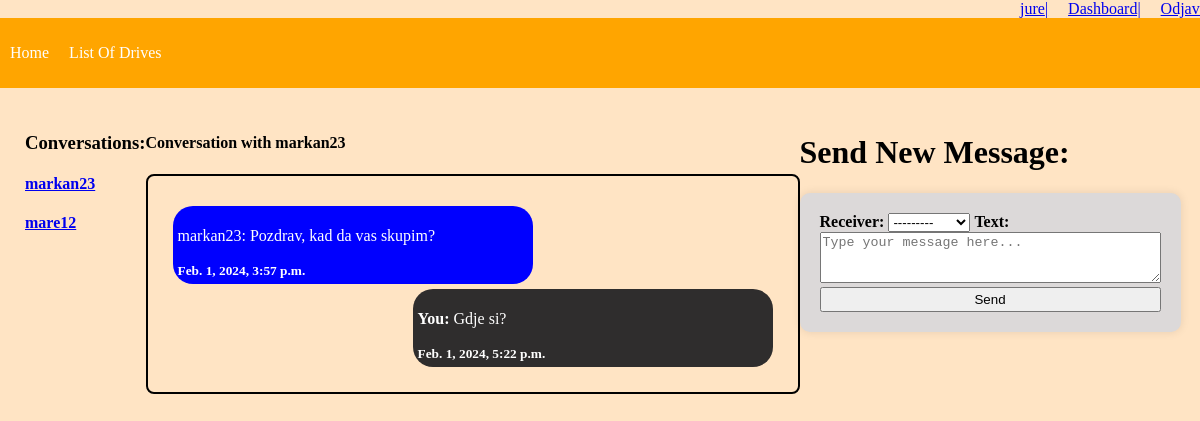
/messenger/2/ (signed in), run on the app's committed database.
### messenger/models.py (models this page shows, shortened)
class Message(models.Model):
    m_sender = models.ForeignKey(User, on_delete=models.CASCADE,related_name="m_sender")
    m_receiver = models.ForeignKey(User, on_delete=models.CASCADE,related_name="m_receiver")
    sent_at = models.DateTimeField(default=timezone.now)
    text = models.CharField(max_length=5000)
    @classmethod
    def get_all_conversations(cls, user):
        messages = cls.objects.filter(models.Q(m_sender=user) | models.Q(m_receiver=user))
        users_in_conversations = User.objects.filter(
            id__in=messages.values_list('m_sender', flat=True).union(messages.values_list('m_receiver', flat=True))
        ).distinct()
        users_in_conversations = users_in_conversations.exclude(id=user.id)
        return users_in_conversations
    @classmethod
    def get_all_messages(cls, user, other_user):
        messages = cls.objects.filter(
            (models.Q(m_sender=user) & models.Q(m_receiver=other_user)) |
            (models.Q(m_sender=other_user) & models.Q(m_receiver=user))
        ).order_by('-sent_at')
        return messages

### messenger/views.py (the view)
# urls.py: path("<int:user_id>/", views.messages_from_conversations, name="messages_from_conversations"),
@login_required
def messages_from_conversations(request, user_id=None):
    user = request.user
    my_conversations = Message.get_all_conversations(user)
    other_user, all_messages = None, None
    form = MessageForm()
    if user_id:
        other_user = get_object_or_404(User, pk=user_id)
        all_messages = Message.get_all_messages(user, other_user)
    if request.method == 'POST':
        form = MessageForm(request.POST)
        if form.is_valid():
            message = form.save(commit=False)
            message.m_sender = request.user
            message.m_receiver = form.cleaned_data['receiver']
            message.save()
    else:
        form = MessageForm()
    context = {
        'my_conversations': my_conversations,
        'other_user': other_user,
        'all_messages': all_messages,
        'form':form
    }
    return render(request, 'messenger/messenger.html', context)

### transit/forms.py
class MessageForm(forms.ModelForm):
    receiver = forms.ModelChoiceField(queryset=User.objects.all(), label='Receiver', widget=forms.Select)
    class Meta:
        model = Message
        fields = ['receiver', 'text']
    def __init__(self, *args, **kwargs):
        super(MessageForm, self).__init__(*args, **kwargs)
        self.fields['text'].widget = forms.Textarea(attrs={'rows': 3, 'placeholder': 'Type your message here...'})

### messenger/templates/messenger/messenger.html (shortened to what this page needs)
{% extends 'transit/base.html' %}
{% block content %}
<div class="messenger">
    <div style="flex: 2;">
        <h3>Conversations:</h3>
        <div>
            {% for conversation in my_conversations %}
                <a href="{% url 'messenger:messages_from_conversations' user_id=conversation.id %}">
                    <h4>{{ conversation.username }}</h4>
                </a>
            {% endfor %}
        </div>
    </div>
    <div style="flex: 6;">
    {% if other_user %}
        <h4>Conversation with {{ other_user.username }}</h4>
        <div class="messages">
            {% for message in all_messages reversed %}
            {% if message.m_sender == request.user %}
                <div class="message1" style="background-color: rgb(47, 45, 45); color: white;">{% else %}
                <div class="message2" style="background-color:blue; color: white;">{% endif %}
                {% if message.m_sender == request.user %}
                    <p><strong>You: </strong>{{ message.text }}</p>
                {% else %}
                    <p>{{ message.m_sender.username }}: {{ message.text }}</p>
                {% endif %}
                <small><b>{{ message.sent_at }}</b></small>
            </div>
            {% endfor %}
        </div>
    {% endif %}
    </div>
    <div>
    <h1>Send New Message:</h1>
    <form class="site-form" method="post">
        {{ form }}
        <input type="submit" value="Send">
     </form>
    </div>
</div>
{% endblock %}

### transit/templates/transit/base.html (shortened to what this page needs)
{% load static %}
<!DOCTYPE html>
<html>
<head>
    <link rel="stylesheet" type="text/css" href="{% static 'css\styles.css' %}">
</head>
<body>
    <div class="login">
        {% if user.is_authenticated %}
            <div class="profile-details">
            <ul>
                <li><a href="{% url 'profile' %}"> {{user.username }}|</a></li>
                {% if user.account.driver == True %}
                <li><a href="{% url 'driver_dashboard' %}">Dashboard|</a></li>
                {% else %}
                <li><a href="{% url 'user_dashboard' %}"> Dashboard|</a></li>
                {% endif %}
                <li><a href="{% url 'logout' %}">Odjava</a></li>
            </ul>
            </div>
        {% endif %}
    </div>
    <nav>
        <ul>
        <li><a href="{% url 'home' %}"><p>Home</p></a></li>
        <li><a href="{% url 'list_of_drives' %}"><p>List Of Drives</p></a></li>
    </nav>
    <div class="content">
        {% block content %}
        {% endblock %}
    </div>
</body>
</html>

### transit/static/css/styles.css (style rules this page uses)
ul { list-style-type: none; }
body { margin: 0; padding-bottom: 50px; background-color: bisque; }
nav { display: flex; justify-content: space-between; align-items: center; background-color: orange; padding: 10px; color: white; }
nav ul { list-style: none; margin: 0; padding: 0; display: flex; }
nav ul li { margin-right: 20px; }
nav ul li a { color: white; text-decoration: none; }
div.login { align-items: right; margin-left: 85%; }
div.profile-details { text-align: right; }
div.profile-details ul { list-style: none; margin: 0; padding: 0; display: flex; flex-direction: row; }
div.profile-details ul li { margin-right: 20px; }
div.profile-details ul li:last-child { margin-right: 0; }
input[type="submit"], .drive-card button { width: 100%; padding: 3px; }
label { font-weight: bold; }
form { max-width: 400px; margin: auto; padding: 20px; background-color: rgb(220, 217, 217); border-radius: 10px; box-shadow: 0 0 10px rgba(0, 0, 0, 0.1); }
.messenger { padding: 25px; display: flex; flex-direction: row; }
.messages { border: 2px solid black; width: 600px; padding: 25px; border-radius: 8px; display: flex; flex-direction: column; }
.message1 { padding: 5px; border-radius: 20px; width: 350px; align-items: right; align-self: flex-end; margin-top: 5px; }
.message2 { padding: 5px; border-radius: 20px; width: 350px; align-self: flex-start; margin-top: 5px; }

### data on the page
Message: m_sender.username "markan23", text "Pozdrav, kad da vas skupim?", sent_at "Feb. 1, 2024, 3:57 p.m."
Message: text "Gdje si?", sent_at "Feb. 1, 2024, 5:22 p.m."

### other printed values
{{ user.username }} "jure"
{{ conversation.username }} "markan23"
{{ conversation.username }} "mare12"
{{ other_user.username }} "markan23"
